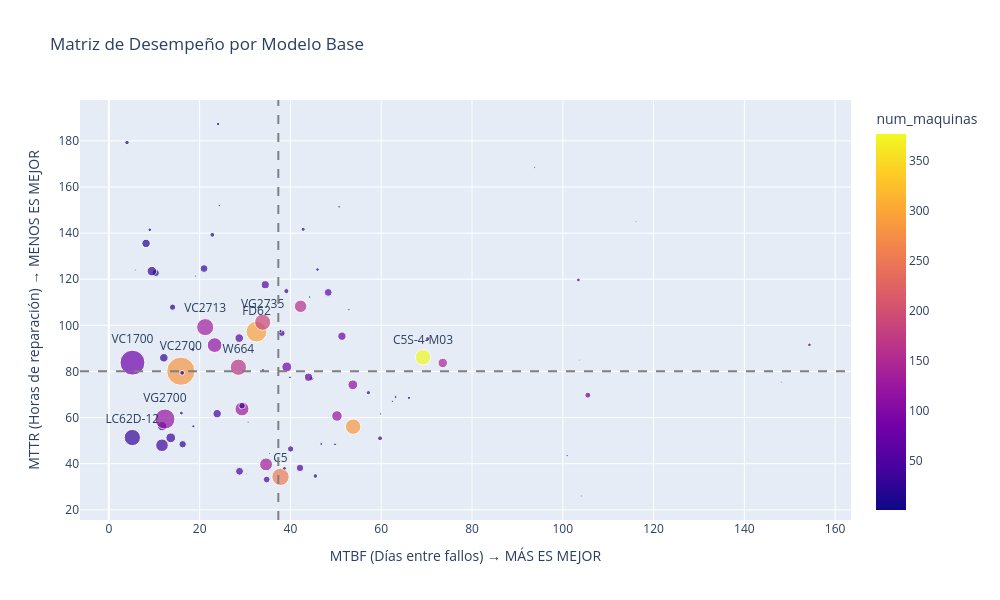

The cell this chart's notebook holds for it:
### Code cell
fig = px.scatter(
    df_plot, 
    x='mtbf_d',       # Eje X: Confiabilidad (Días)
    y='mttr_h',       # Eje Y: Mantenibilidad (Horas)
    size='total_fallos', 
    color='num_maquinas',
    hover_name='base_model',
    text='label_top10',
    labels={
        'mtbf_d': 'MTBF (Días entre fallos) → MÁS ES MEJOR',
        'mttr_h': 'MTTR (Horas de reparación) → MENOS ES MEJOR'
    },
    title='Matriz de Desempeño por Modelo Base',
    width=1000, height=600
)

# Añadimos líneas de referencia (promedios generales)
fig.add_vline(x=df_modelos['mtbf_d'].median(), line_dash="dash", line_color="gray")
fig.add_hline(y=df_modelos['mttr_h'].median(), line_dash="dash", line_color="gray")

fig.update_traces(textposition='top center')
fig.show()

# Guardar como versión interactiva HTML
fig.write_html("matriz_de_desempeño.html")

### Figure 1 — Plotly figure (JSON) as saved in the notebook; plotly's stock layout.template omitted (floating-point values rounded to 4 significant figures)
{"data": [{"hovertemplate": "<b>%{hovertext}</b><br><br>MTBF (Días entre fallos) → MÁS ES MEJOR=%{x}<br>MTTR (Horas de reparación) → MENOS ES MEJOR=%{y}<br>total_fallos=%{marker.size}<br>label_top10=%{text}<br>num_maquinas=%{marker.color}<extra></extra>", "hovertext": ["2211EY6701", "83SP", "A4", "AZ8003", "AZ8403", "BE-438D", "BE-438FX", "C5", "C5-3-02/233", "C5-4-M03", "C5S-4-M03", "CSA-2604", "CSA-2604-02", "CSC-2614", "CSC-2614-M03", "DDL-5550", "DDL5550", "DDL8500", "DDL8700", "DLN-5410", "DT6L2512", "EX5104", "EX5114", "EX5214", "EXT5114", "FD-62", "FD62", "ICN B-100", "J-261", "JK-797DI", "JK-798DI", "JK-798DIII", "JK-SHIRLEY-IIE", "JK-T1790BK", "JK-T1903BR", "JK-T1904", "JK-T1904A", "JK-T1904BS", "JS-2261", "KE-430D", "LBH1790", "LC62D", "LC62D-12", "LDA-L26", "LK1900", "LT2-B842", "LT2-B872", "MH380", "MJ2600", "MJ2600SD", "S7200", "T-8422A", "T-8722B", "US39500", "VC1700", "VC2700", "VC2711", "VC2713", "VC2735", "VC3845", "VC3845P", "VE2700", "VE2711", "VE2713", "VEU2703", "VF2400", "VF2403", "VF2439", "VF2500", "VF2503", "VF2539", "VF2560", "VFF2503", "VG2700", "VG2711", "VG2713", "VG2735", "VM1804", "W1562", "W4-D", "W500", "W562", "W600", "W664", "WT500", "WT542", "WT562"], "legendgroup": "", "marker": {"color": [3, 9, 38, 9, 47, 7, 6, 255, 78, 144, 377, 11, 9, 11, 21, 24, 38, 13, 22, 7, 109, 7, 39, 119, 6, 27, 296, 41, 63, 285, 31, 74, 31, 20, 7, 41, 7, 66, 25, 11, 2, 86, 29, 128, 30, 3, 7, 4, 9, 10, 5, 8, 18, 52, 78, 282, 115, 131, 10, 3, 36, 26, 14, 15, 1, 33, 159, 15, 31, 25, 11, 54, 6, 116, 2, 30, 186, 7, 2, 9, 4, 12, 132, 166, 8, 15, 21], "coloraxis": "coloraxis", "size": [56, 35, 267, 47, 238, 52, 14, 1285, 297, 386, 1026, 61, 14, 18, 84, 89, 186, 54, 75, 31, 404, 26, 193, 474, 22, 370, 1855, 57, 281, 1013, 103, 149, 169, 70, 29, 300, 14, 263, 111, 47, 20, 424, 1126, 838, 61, 22, 43, 16, 36, 83, 22, 68, 232, 312, 2643, 3408, 924, 1237, 37, 18, 677, 313, 166, 221, 15, 406, 661, 99, 185, 73, 41, 280, 26, 1725, 21, 258, 1106, 61, 15, 16, 41, 22, 707, 1130, 99, 302, 388], "sizemode": "area", "sizeref": 8.52, "symbol": "circle"}, "mode": "markers+text", "name": "", "orientation": "v", "showlegend": false, "text": ["", "", "", "", "", "", "", "C5", "", "", "C5S-4-M03", "", "", "", "", "", "", "", "", "", "", "", "", "", "", "", "FD62", "", "", "", "", "", "", "", "", "", "", "", "", "", "", "", "LC62D-12", "", "", "", "", "", "", "", "", "", "", "", "VC1700", "VC2700", "", "VC2713", "", "", "", "", "", "", "", "", "", "", "", "", "", "", "", "VG2700", "", "", "VG2735", "", "", "", "", "", "", "W664", "", "", ""], "textposition": "top center", "type": "scatter", "x": [9.018, 49.83, 28.79, 29.64, 42.11, 24.06, 116.1, 37.81, 51.35, 73.56, 69.21, 38.69, 148.1, 104.2, 44.69, 45.49, 38.12, 45.96, 57.17, 39.9, 53.74, 44.23, 34.77, 50.25, 62.45, 11.75, 32.53, 154.3, 43.98, 53.81, 59.75, 105.5, 40.05, 42.81, 50.72, 23.86, 103.6, 48.33, 39.11, 66.11, 19.05, 39.21, 5.175, 29.33, 103.4, 30.68, 33.95, 35.44, 46.81, 4, 59.82, 18.51, 16.26, 28.72, 5.207, 15.87, 23.3, 21.23, 63.16, 37.33, 11.71, 12.12, 14.04, 10.34, 5.867, 13.64, 42.25, 22.8, 29.34, 70.23, 37.8, 34.46, 52.88, 12.36, 24.33, 20.97, 33.89, 15.98, 30.27, 93.81, 18.61, 101.0, 34.64, 28.54, 16.15, 8.199, 9.479], "xaxis": "x", "y": [141.4, 48.4, 36.7, 63.68, 38.17, 187.3, 145.0, 34.32, 95.3, 83.69, 86.15, 38.0, 75.36, 26, 76.92, 34.67, 96.61, 124.2, 70.8, 77.45, 74.22, 112.3, 33.15, 60.7, 67.05, 56.28, 97.28, 91.54, 77.5, 56.06, 51.02, 69.72, 46.41, 141.6, 151.4, 61.71, 84.93, 114.3, 114.8, 68.57, 121.4, 81.96, 51.36, 63.76, 119.7, 58.05, 80.58, 44.38, 48.53, 179.3, 61.59, 89.56, 48.44, 94.47, 83.84, 80.11, 91.43, 99.23, 68.92, 48.06, 48.01, 85.93, 107.9, 122.7, 124, 51.24, 108.3, 139.3, 65.12, 94.19, 97.56, 117.6, 106.7, 59.38, 151.9, 124.6, 101.4, 61.97, 35.53, 168.4, 56.22, 43.5, 39.73, 81.84, 79.4, 135.5, 123.5], "yaxis": "y"}], "layout": {"coloraxis": {"colorbar": {"title": {"text": "num_maquinas"}}, "colorscale": [[0, "#0d0887"], [0.1111, "#46039f"], [0.2222, "#7201a8"], [0.3333, "#9c179e"], [0.4444, "#bd3786"], [0.5556, "#d8576b"], [0.6667, "#ed7953"], [0.7778, "#fb9f3a"], [0.8889, "#fdca26"], [1, "#f0f921"]]}, "height": 600, "legend": {"itemsizing": "constant", "tracegroupgap": 0}, "shapes": [{"line": {"color": "gray", "dash": "dash"}, "type": "line", "x0": 37.33, "x1": 37.33, "xref": "x", "y0": 0, "y1": 1, "yref": "y domain"}, {"line": {"color": "gray", "dash": "dash"}, "type": "line", "x0": 0, "x1": 1, "xref": "x domain", "y0": 80.11, "y1": 80.11, "yref": "y"}], "title": {"text": "Matriz de Desempeño por Modelo Base"}, "width": 1000, "xaxis": {"anchor": "y", "domain": [0, 1], "title": {"text": "MTBF (Días entre fallos) → MÁS ES MEJOR"}}, "yaxis": {"anchor": "x", "domain": [0, 1], "title": {"text": "MTTR (Horas de reparación) → MENOS ES MEJOR"}}}}
